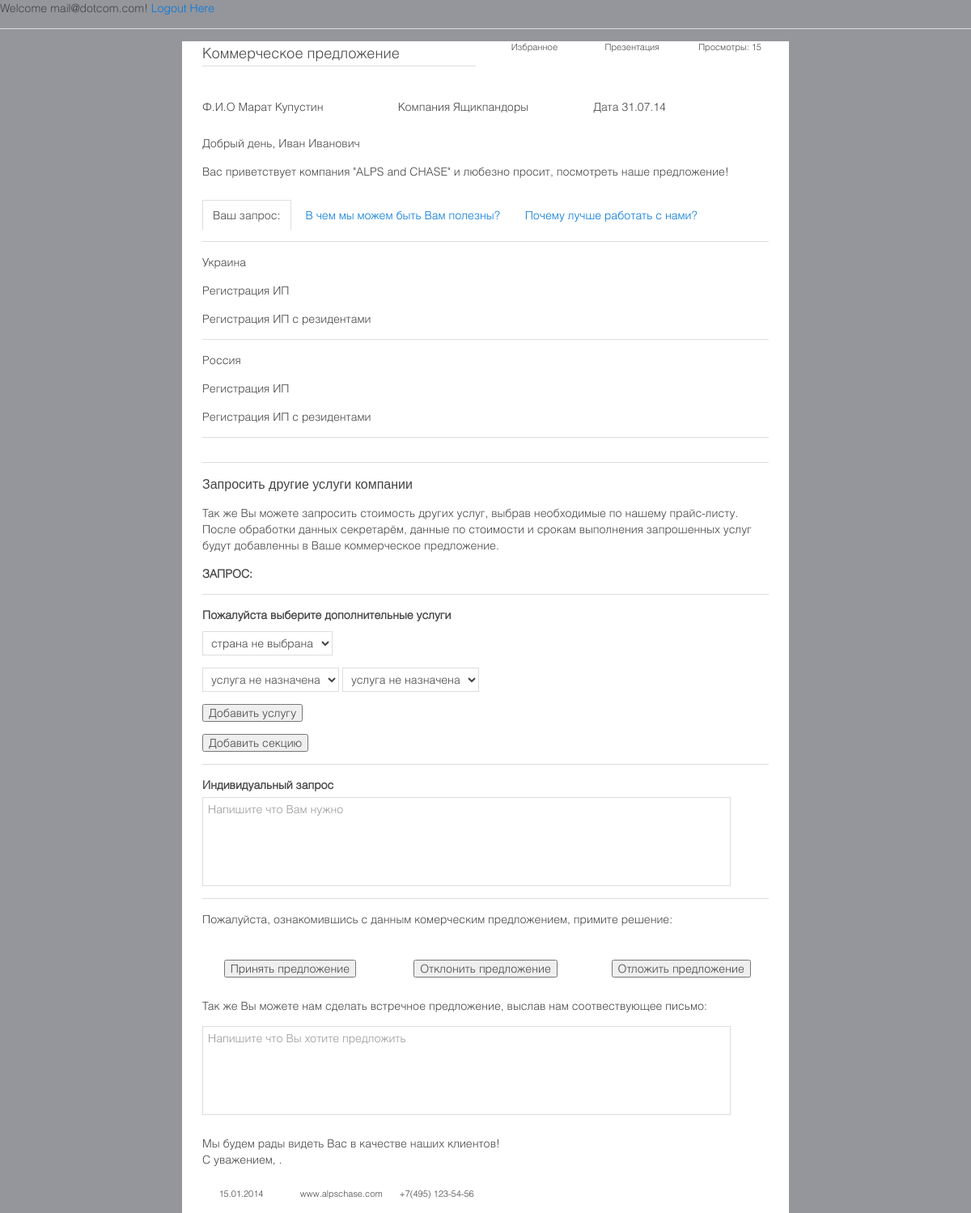
Screenshot of /templates/customerzone (signed in) with the database file from the repository.
### tables this page shows
CREATE TABLE IF NOT EXISTS `users_customers` (
  `quest_date` varchar(60) NOT NULL,
  `customer_id` int(11) NOT NULL AUTO_INCREMENT,
  `customer_name` varchar(60) NOT NULL,
  `customer_surn` varchar(60) NOT NULL,
  `customer_midd` varchar(60) NOT NULL,
  `customer_email` varchar(60) NOT NULL,
  `customer_pass` varchar(40) NOT NULL,
  `customer_form` varchar(60) NOT NULL,
  `customer_primaryphone` varchar(20) NOT NULL,
  `customer_additphone` varchar(20) NOT NULL,
  `customer_duty` varchar(60) NOT NULL,
  `customer_city` varchar(60) NOT NULL,
  `customer_country` varchar(60) NOT NULL,
  `customer_actuality` varchar(20) NOT NULL,
  `customer_questions` varchar(3000) NOT NULL,
  `customer_compname` varchar(60) NOT NULL,
  `quest_status` varchar(60) NOT NULL,
  `customer_notifyperiod` int(11) NOT NULL,
  `customer_position` varchar(60) DEFAULT NULL,
  `customer_answers` varchar(6000) DEFAULT NULL,
  `customer_knowabout` varchar(20) NOT NULL,
  PRIMARY KEY (`customer_id`)
);

CREATE TABLE IF NOT EXISTS `system_services` (
  `service_id` int(11) NOT NULL AUTO_INCREMENT,
  `service_name` varchar(40) NOT NULL,
  `service_description` varchar(400) NOT NULL,
  `service_price` int(11) NOT NULL,
  PRIMARY KEY (`service_id`),
  UNIQUE KEY `service_id` (`service_id`)
);

CREATE TABLE IF NOT EXISTS `system_countries` (
  `country_id` int(11) NOT NULL AUTO_INCREMENT,
  `country_name` varchar(40) NOT NULL,
  PRIMARY KEY (`country_id`),
  UNIQUE KEY `country_id` (`country_id`)
);

CREATE TABLE IF NOT EXISTS `system_podservice` (
  `podservice_id` int(11) NOT NULL AUTO_INCREMENT,
  `podservice_name` varchar(100) NOT NULL,
  `podservice_description` varchar(400) NOT NULL,
  `podservice_price` int(11) NOT NULL,
  PRIMARY KEY (`podservice_id`),
  UNIQUE KEY `podservice_id` (`podservice_id`)
);

### templates/customerzone.php (the view, shortened to what this page needs)
<?php
echo "Welcome ".$_SESSION['email']."! <a href='../exit'>Logout Here</a></h1>";
$customer_data = mysql_query("SELECT customer_id, quest_date, customer_name, customer_surn, customer_midd, customer_compname FROM users_customers WHERE customer_email = '".$_SESSION['email']."'");
$data = mysql_fetch_assoc($customer_data);
$cust_id = $data['customer_id'];
$order = mysql_query("SELECT system_countries.country_name, system_services.service_name, system_podservice.podservice_name
FROM system_services
INNER JOIN (system_podservice
INNER JOIN (users_customers
INNER JOIN (system_countries
INNER JOIN order_basket ON system_countries.country_id = order_basket.country_id) ON users_customers.customer_id = order_basket.customer_id) ON system_podservice.podservice_id = order_basket.podservice_id) ON system_services.service_id = order_basket.service_id WHERE (((order_basket.customer_id)=".$cust_id."));");
echo "<hr>";
?>
<html lang="en-gb" dir="ltr">
    <head>
        <link rel="stylesheet" href="../css/uikit.css">
    </head>
    <body class="tm-background">
    <div class="tm-header">
	<div class="uk-container uk-container-center uk-header-bg">
            <form class="uk-form uk-margin uk-form-stacked">
                <fieldset>
                    <div class="uk-grid">
                        <div class="uk-width-1-2">
                            <legend>
                                Коммерческое предложение
                            </legend>
                        </div>
                        <div class="uk-width-1-2">
                            <div class="uk-grid uk-text-small uk-text-center uk-text-bottom">
                                <div class="uk-width-1-3">
                                    Избранное
                                </div>
                                <div class="uk-width-1-3">
                                    Презентация
                                </div>
                                <div class="uk-width-1-3">
                                    Просмотры: 15
                                </div>
                            </div>
			</div>
                    </div>
                    <div class="uk-grid">
                        <div class="uk-width-1-3">
                            <label for="form-s-mix2">
                                Ф.И.О <?php echo $data['customer_name']." ".$data['customer_surn'];?>
                            </label>
                        </div>
                        <div class="uk-width-1-3">
                            <label for="form-s-mix2">
                                Компания <?php echo $data['customer_compname'];?>
                            </label>
                        </div>
                        <div class="uk-width-1-3">
                            <label for="form-s-mix2">
                                Дата <?php echo $data['quest_date'];?>
                            </label>
                        </div>
                    </div>
                    <div class="uk-grid">
                        <div class="uk-width-1-1">
                           <p>Добрый день, Иван Иванович</p>
                           <p>Вас приветствует компания "ALPS and CHASE" и любезно просит, посмотреть наше предложение!</p>
                        </div>
                    </div>
                    <div class="uk-grid">
                        <div class="uk-width-1-1">
                            <ul class="uk-tab" data-uk-tab="{connect:'#tab-content'}">
                                <li class="uk-active">
                                    <a href="#">Ваш запрос:</a> <p>
                                </li>
                                <li class="">
                                    <a href="#">В чем мы можем быть Вам полезны?</a>
                                </li>
                                <li class="">
                                    <a href="#">Почему лучше работать с нами?</a>
                                </li>
                            </ul>
                            <ul id="tab-content" class="uk-switcher uk-margin">
                                <li class="uk-active">
                                        <?php while ($order_data = mysql_fetch_assoc($order)) {?><p>
                                        <?php echo $order_data['country_name'];?><p>
                                        <?php echo $order_data['service_name'];?><p>
                                        <?php echo $order_data['podservice_name'];?><p>
                                            <hr>
                                        <?php }?></li>
                            </ul>
                        </div>
                    </div>
                    <hr/>
                    <div class="uk-grid">
                        <div class="uk-width-1-1">
                           <h4>Запросить другие услуги компании</h4>
                            <p>Так же Вы можете запросить стоимость других услуг, выбрав необходимые по нашему прайс-листу.<br/>
                            После обработки данных секретарём, данные по стоимости и срокам выполнения запрошенных услуг будут добавленны в Ваше коммерческое предложение.
                            </p>
                            <p><strong>ЗАПРОС:</strong></p>
                        </div>
                    </div>
                    <hr/>
                    <div class="uk-grid">
                        <div class="uk-width-1-1">
                            <label class="uk-form-label" for="form-gs-street">Пожалуйста выберите дополнительные услуги </label>
                            <div id="ServiceBlockGroup"></div>
                            <input type="button" onclick="addSection(); return false;" value="Добавить секцию"><input type="hidden" id="countSections" value="1">
                        </div>
                    </div>
                        <hr/>
                    <div class="uk-grid">
                        <div class="uk-width-1-1">
                            <span class="uk-form-label" for="form-s-t">
                                Индивидуальный запрос
                            </span>
                            <textarea id="form-s-t" cols="100" rows="5" placeholder="Напишите что Вам нужно"></textarea>
                        </div>
                    </div>
                    <hr/>
                    <div class="uk-grid">
                        <div class="uk-width-1-1">
                            <p>Пожалуйста, ознакомившись с данным комерческим предложением, примите решение:</p>
			</div>
                    </div>
                    <div class="uk-grid uk-text-center">
                        <div class="uk-width-1-3">
                            <div class="uk-form-controls uk-margin-top">
                                <input type="button" value="Принять предложение">
                            </div>
			</div>
			<div class="uk-width-1-3">
                            <div class="uk-form-controls uk-margin-top">
                                <input type="button" value="Отклонить предложение">
                            </div>
                        </div>
			<div class="uk-width-1-3">
                            <div class="uk-form-controls uk-margin-top">
				<input type="button" value="Отложить предложение">
                            </div>
			</div>
                    </div>
                    <div class="uk-grid">
                        <div class="uk-width-1-1">
                            <p>Так же Вы можете нам сделать встречное предложение, выслав нам соотвествующее письмо:</p>
                            <textarea id="form-s-t" cols="100" rows="5" placeholder="Напишите что Вы хотите предложить"></textarea>
                        </div>
                    </div>
                    <div class="uk-grid">
                        <div class="uk-width-1-1">
                            <p>Мы будем рады видеть Вас в качестве наших клиентов!<br/>
                            С уважением, .
                            </p>
                        </div>
                    </div>
                    <div class="uk-grid">
                        <div class="uk-width-1-2">
                            <div class="uk-grid uk-text-small uk-text-center uk-text-bottom">
                                <div class="uk-width-1-3">
                                    15.01.2014
                                </div>
                                <div class="uk-width-1-3">
                                    www.alpschase.com
                                </div>
                                <div class="uk-width-1-3">
                                    +7(495) 123-54-56
                                </div>
                            </div>
			</div>
                    </div>
                </fieldset>
            </form>
        </div>
   </div>
</body>
</html>

### rows the page displays
users_customers: customer_name "Марат", customer_surn "Купустин", customer_compname "Ящикпандоры", quest_date "31.07.14"
system_services: system_countries.country_name "Украина", service_name "Регистрация ИП", system_podservice.podservice_name "Регистрация ИП с резидентами", system_countries.country_name "Россия"

### other values shown
$_SESSION['email'] "mail@dotcom.com"
